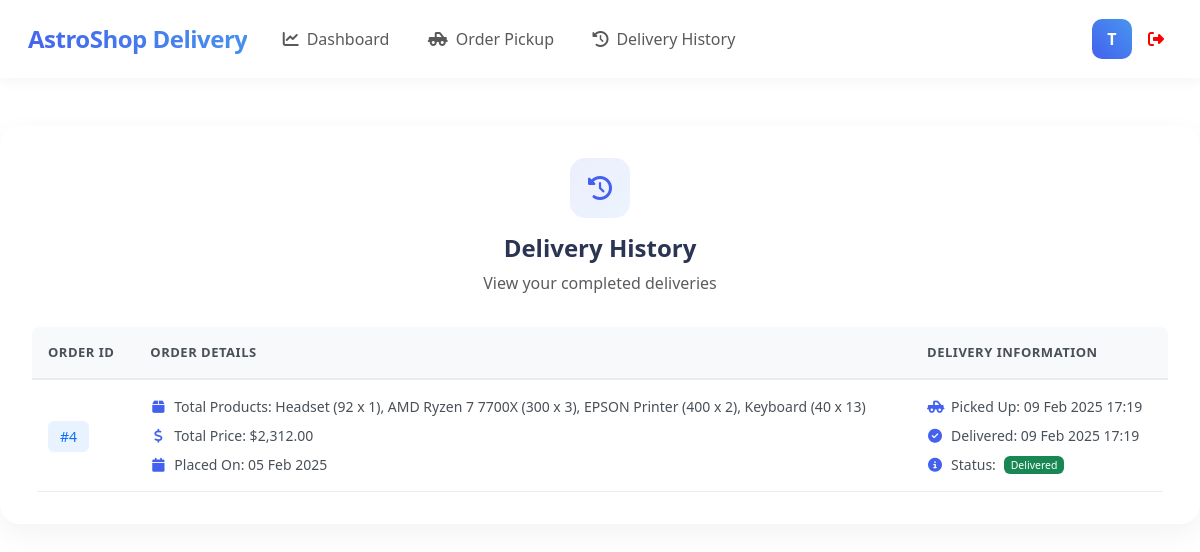
Page /delivery/history.php (signed in) on the committed database.
### tables this page shows
CREATE TABLE `delivery_agents` (
  `id` int NOT NULL,
  `name` varchar(100) NOT NULL,
  `phone` varchar(15) NOT NULL,
  `password` varchar(40) NOT NULL
);

CREATE TABLE `delivery_assignments` (
  `id` int NOT NULL,
  `order_id` int NOT NULL,
  `delivery_agent_id` int NOT NULL,
  `status` enum('pending','picked_up','delivered','cancelled') DEFAULT 'pending',
  `picked_up_at` timestamp NULL DEFAULT NULL,
  `delivered_at` timestamp NULL DEFAULT NULL
);

CREATE TABLE `orders` (
  `id` int NOT NULL,
  `user_id` int NOT NULL,
  `name` varchar(20) NOT NULL,
  `number` varchar(10) NOT NULL,
  `email` varchar(50) NOT NULL,
  `method` varchar(50) NOT NULL,
  `address` varchar(500) NOT NULL,
  `total_products` varchar(1000) NOT NULL,
  `total_price` int NOT NULL,
  `placed_on` datetime NOT NULL DEFAULT CURRENT_TIMESTAMP,
  `payment_status` varchar(20) NOT NULL DEFAULT 'pending',
  `order_status` enum('pending','picked_up','delivered','cancelled') DEFAULT 'pending'
);

### delivery/history.php (the view, shortened to what this page needs)
<?php
include '../components/connect.php';
$delivery_agent_id = $_SESSION['delivery_agent_id'];
$delivery_history = $conn->prepare("
    SELECT da.*, o.*, da.status as delivery_status
    FROM `delivery_assignments` da
    JOIN `orders` o ON da.order_id = o.id
    WHERE da.delivery_agent_id = ?
    AND da.status = 'delivered'
    ORDER BY da.delivered_at DESC
");
$delivery_history->execute([$delivery_agent_id]);
?>
<!DOCTYPE html>
<html lang="en">
<head>
    <link href="https://cdn.jsdelivr.net/npm/bootstrap@5.3.0/dist/css/bootstrap.min.css" rel="stylesheet">
    <link rel="stylesheet" href="https://cdnjs.cloudflare.com/ajax/libs/font-awesome/6.1.1/css/all.min.css">
</head>
<body>
<?php
include '../components/delivery_header.php';
?>
<section class="delivery-history mt-5">
    <div class="content-card">
        <div class="card-header">
            <div class="header-icon">
                <i class="fas fa-history"></i>
            </div>
            <h2 class="header-title">Delivery History</h2>
            <p class="text-muted">View your completed deliveries</p>
        </div>
        <div class="table-container">
            <table class="modern-table">
                <thead>
                    <tr>
                        <th>Order ID</th>
                        <th>Order Details</th>
                        <th>Delivery Information</th>
                    </tr>
                </thead>
                <tbody>
                    <?php if($delivery_history->rowCount() > 0): ?>
                        <?php while($delivery = $delivery_history->fetch(PDO::FETCH_ASSOC)): ?>
                            <tr>
                                <td>
                                    <span class="id-badge">#<?= $delivery['id'] ?></span>
                                </td>
                                <td>
                                    <div class="order-details">
                                        <span class="total-products">
                                            <i class="fas fa-box"></i>
                                            Total Products: <?= $delivery['total_products'] ?>
                                        </span>
                                        <span class="order-price">
                                            <i class="fas fa-dollar-sign"></i>
                                            Total Price: $<?= number_format($delivery['total_price'], 2) ?>
                                        </span>
                                        <span class="order-date">
                                            <i class="fas fa-calendar"></i>
                                            Placed On: <?= date('d M Y', strtotime($delivery['placed_on'])) ?>
                                        </span>
                                    </div>
                                </td>
                                <td>
                                    <div class="delivery-info">
                                        <span class="pickup-date">
                                            <i class="fas fa-truck-pickup"></i>
                                            Picked Up: <?= date('d M Y H:i', strtotime($delivery['picked_up_at'])) ?>
                                        </span>
                                        <span class="delivery-date">
                                            <i class="fas fa-check-circle"></i>
                                            Delivered: <?= date('d M Y H:i', strtotime($delivery['delivered_at'])) ?>
                                        </span>
                                        <span class="delivery-status">
                                            <i class="fas fa-info-circle"></i>
                                            Status: <span class="badge bg-success">Delivered</span>
                                        </span>
                                    </div>
                                </td>
                            </tr>
                        <?php endwhile; ?>
                    <?php endif; ?>
                </tbody>
            </table>
        </div>
    </div>
</section>
</body>
</html>

### components/delivery_header.php (shortened to what this page needs)
<?php
$delivery_agent_id = $_SESSION['delivery_agent_id'];
?>
<nav class="navbar navbar-expand-lg modern-navbar sticky-top">
    <div class="container-fluid">
        <a class="navbar-brand" href="../delivery/dashboard.php">
            AstroShop Delivery
        </a>
        <div class="collapse navbar-collapse" id="navbarContent">
            <ul class="navbar-nav me-auto mb-2 mb-lg-0">
                <li class="nav-item">
                    <a class="nav-link <?= basename($_SERVER['PHP_SELF']) == 'dashboard.php' ? 'active' : ''; ?>"
                       href="../delivery/dashboard.php">
                        <i class="fas fa-chart-line me-2"></i>Dashboard
                    </a>
                </li>
                <li class="nav-item">
                    <a class="nav-link <?= basename($_SERVER['PHP_SELF']) == 'pickup.php' ? 'active' : ''; ?>"
                       href="../delivery/pickup.php">
                        <i class="fas fa-truck-pickup me-2"></i>Order Pickup
                    </a>
                </li>
                <li class="nav-item">
                    <a class="nav-link <?= basename($_SERVER['PHP_SELF']) == 'delivery-history.php' ? 'active' : ''; ?>"
                       href="../delivery/history.php">
                        <i class="fas fa-history me-2"></i>Delivery History
                    </a>
                </li>
            </ul>
            <?php
                $select_profile = $conn->prepare("SELECT * FROM `delivery_agents` WHERE id = ?");
                $select_profile->execute([$delivery_agent_id]);
                $fetch_profile = $select_profile->fetch(PDO::FETCH_ASSOC);
            ?>
            <div class="profile-section">
                <div class="dropdown">
                    <div class="profile-image" role="button" data-bs-toggle="dropdown">
                        <?= strtoupper(substr($fetch_profile['name'], 0, 1)); ?>
                    </div>
                </div>
                <a href="../components/delivery-agent-logout.php"
                   class=""
                   style="text-decoration: none; color: red;"
                   onclick="return confirm('Are you sure you want to logout?');">
                    <i class="fas fa-sign-out-alt me-2"></i>
                </a>
            </div>
        </div>
    </div>
</nav>

### components/delivery_header.php (style rules this page uses)
:root { --primary-color: #4361ee; --secondary-color: #3f37c9; --accent-color: #4895ef; --danger-color: #dc3545; }
.modern-navbar { background: white; padding: 1rem; box-shadow: 0 2px 15px rgba(0,0,0,0.05); }
.navbar-brand { font-size: 1.5rem; font-weight: 700; background: linear-gradient(45deg, var(--primary-color), var(--accent-color)); -webkit-background-clip: text; -webkit-text-fill-color: transparent; letter-spacing: -0.5px; }
.nav-link { position: relative; padding: 0.5rem 1rem !important; margin: 0 0.2rem; border-radius: 8px; transition: all 0.3s ease; }
.profile-section { display: flex; align-items: center; gap: 1rem; }
.profile-image { width: 40px; height: 40px; border-radius: 10px; background: linear-gradient(45deg, var(--primary-color), var(--accent-color)); display: flex; align-items: center; justify-content: center; color: white; font-weight: 600; }

### delivery/history.php (style rules this page uses)
:root { --primary-color: #4361ee; --secondary-color: #3f37c9; --accent-color: #4895ef; --success-color: #2ecc71; --danger-color: #dc3545; --warning-color: #f39c12; }
.content-card { background: white; border-radius: 20px; padding: 2rem; box-shadow: 0 10px 30px rgba(0, 0, 0, 0.05); margin: 2rem auto; max-width: 1200px; }
.card-header { text-align: center; margin-bottom: 2rem; }
.header-icon { width: 60px; height: 60px; border-radius: 15px; background: linear-gradient(135deg, rgba(67, 97, 238, 0.1), rgba(72, 149, 239, 0.1)); color: var(--primary-color); display: flex; align-items: center; justify-content: center; font-size: 1.5rem; margin: 0 auto 1rem; }
.header-title { font-size: 1.5rem; font-weight: 700; color: #2b3452; margin-bottom: 0.5rem; }
.table-container { overflow-x: auto; border-radius: 8px; background: white; }
.modern-table { width: 100%; border-collapse: collapse; margin: 0; padding: 0; background-color: white; }
.modern-table thead tr { background-color: #f8f9fa; border-bottom: 2px solid #e9ecef; }
.modern-table th { padding: 16px; text-align: left; font-weight: 600; color: #495057; text-transform: uppercase; font-size: 13px; letter-spacing: 0.5px; }
.modern-table td { padding: 16px; vertical-align: middle; border-bottom: 1px solid #e9ecef; }
.id-badge { background: #e8f3ff; color: #0d6efd; padding: 6px 12px; border-radius: 6px; font-weight: 500; font-size: 14px; }
.order-details, .delivery-info { display: flex; flex-direction: column; gap: 8px; }
.total-products, .order-price, .order-date, .pickup-date, .delivery-date, .delivery-status { display: flex; align-items: center; gap: 8px; font-size: 14px; color: #495057; }
.total-products i, .order-price i, .order-date i, .pickup-date i, .delivery-date i, .delivery-status i { color: var(--primary-color); width: 16px; text-align: center; }
.delivery-status .badge { font-weight: 500; padding: 0.35em 0.65em; }

### rows in the picture
delivery_agents: name "T"
delivery_assignments: order "4", order.total_products "Headset (92 x 1), AMD Ryzen 7 7700X (300 x 3), EPSON Printer (400 x 2), Keyboard (40 x 13)", order.total_price "2,312.00", order.placed_on "05 Feb 2025", picked_up_at "09 Feb 2025 17:19", delivered_at "09 Feb 2025 17:19"
